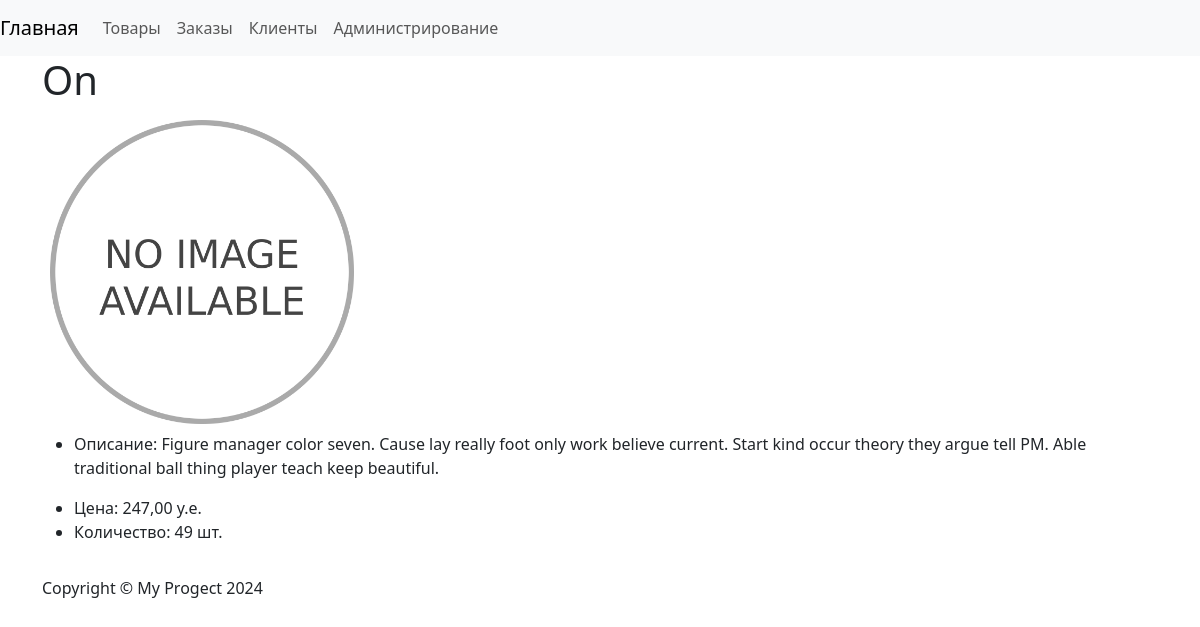
The page /products/1/ on the database its author committed.
### products/models.py (models this page shows, shortened)
class Product(models.Model):
    name = models.CharField(max_length=255, verbose_name='Название')
    description = models.TextField(verbose_name='Описание')
    price = models.DecimalField(max_digits=10, decimal_places=2, verbose_name='Цена')
    quantity = models.IntegerField(verbose_name='Количество')
    added_date = models.DateField(auto_now_add=True, verbose_name='Дата добавления')
    image = models.ImageField(upload_to='web_store/media/images', default='default_image.png', blank=True, verbose_name='Изображение')
    class Meta:
        verbose_name = 'Товар'
        verbose_name_plural = 'Товары'

### products/views.py (the view)
# urls.py: path('<int:product_id>/', fetch_product, name='product_view'),
def fetch_product(request, product_id):
    product = get_object_or_404(Product, pk=product_id)
    return render(request, 'products/product_detail.html', {'product': product})

### products/templates/products/product_detail.html (shortened to what this page needs)
{% extends 'base.html' %}
{% block content %}
    <h1>{{ product.name }}</h1>
        {% if product.image %}
            <img src="{{ product.image.url }}" alt="{{ product.name }}" width="320" height="320">
        {% else %}
            <p></p>
        {% endif %}
        <ul>
            <li><p>Описание: {{ product.description }}</p></li>
            <li>Цена: {{ product.price }} у.е.</li>
            <li>Количество: {{ product.quantity }} шт.</li>
        </ul>
{% endblock %}

### rows shown on the page
Product: name "On", image (placeholder picture), description "Figure manager color seven. Cause lay really foot only work believe current. Start kind occur theory they argue tell PM. Able traditional ball thing player teach keep beautiful.", price "247,00", quantity "49"
